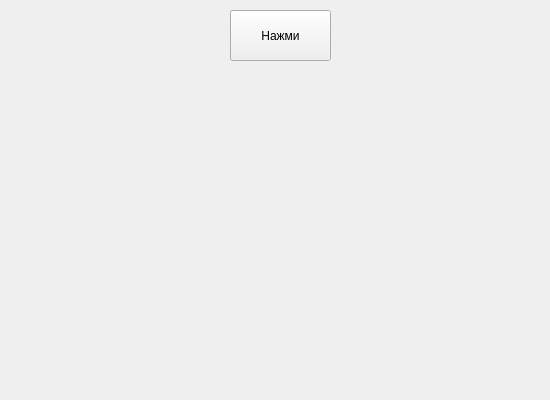
<?xml version="1.0" encoding="UTF-8"?>
<ui version="4.0">
 <class>Form</class>
 <widget class="QWidget" name="Form">
  <property name="geometry">
   <rect>
    <x>0</x>
    <y>0</y>
    <width>550</width>
    <height>400</height>
   </rect>
  </property>
  <property name="windowTitle">
   <string>Жёлтые окружности</string>
  </property>
  <widget class="QPushButton" name="button">
   <property name="geometry">
    <rect>
     <x>230</x>
     <y>10</y>
     <width>101</width>
     <height>51</height>
    </rect>
   </property>
   <property name="text">
    <string>Нажми</string>
   </property>
  </widget>
 </widget>
 <resources/>
 <connections/>
</ui>
